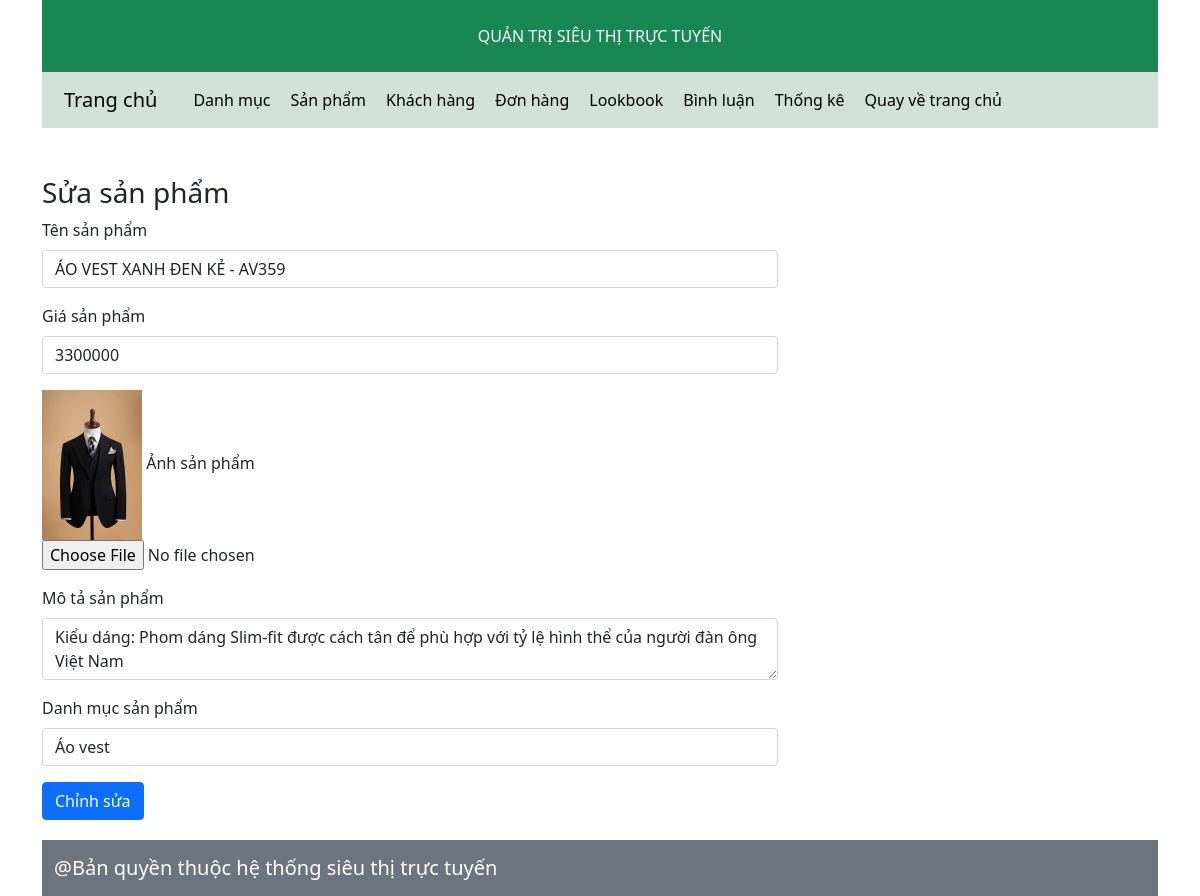
/admin/index.php?act=editpro&id=1, run on the app's committed database.
### tables this page shows
CREATE TABLE `products` (
  `id` int(11) NOT NULL,
  `name` varchar(255) DEFAULT NULL,
  `price` int(15) DEFAULT NULL,
  `image` varchar(255) DEFAULT NULL,
  `view` int(11) NOT NULL DEFAULT 0,
  `description` varchar(255) DEFAULT NULL,
  `id_cat` int(11) DEFAULT NULL
);

CREATE TABLE `categories` (
  `id` int(11) NOT NULL,
  `name` varchar(255) DEFAULT NULL
);

### model/pdo.php (called while the page is built, shortened)
<?php
function pdo_get_connection()
{
    $servername = "localhost";
    $username = "root";
    $password = "";
    try {
        $conn = new PDO("mysql:host=$servername;dbname=duan1", $username, $password);
        $conn->setAttribute(PDO::ATTR_ERRMODE, PDO::ERRMODE_EXCEPTION);
        return $conn;
    } catch (PDOException $e) {
        echo "Connection failed: " . $e->getMessage();
    }
}
function pdo_query($sql)
{
    $sql_args = array_slice(func_get_args(), 1);
    try {
        $conn = pdo_get_connection();
        $stmt = $conn->prepare($sql);
        $stmt->execute($sql_args);
        $rows = $stmt->fetchAll();
        return $rows;
    } catch (PDOException $e) {
        throw $e;
    } finally {
        unset($conn);
    }
}
function pdo_query_one($sql)
{
    $sql_args = array_slice(func_get_args(), 1);
    try {
        $conn = pdo_get_connection();
        $stmt = $conn->prepare($sql);
        $stmt->execute($sql_args);
        $row = $stmt->fetch(PDO::FETCH_ASSOC);
        return $row;
    } catch (PDOException $e) {
        throw $e;
    } finally {
        unset($conn);
    }
}

### model/products.php (called while the page is built, shortened)
<?php
function getone_products($idpro)
{
    $sql = "select * from products where id = $idpro";
    $result = pdo_query_one($sql);
    return $result;
}

### model/categories.php (called while the page is built, shortened)
<?php
function list_cate(){
    $sql="SELECT *from categories";
    $result=pdo_query($sql);
    return $result;
}
?>

### admin/products/edit-product.php (the view, shortened to what this page needs)
<div class="col-md-8">
    <h3>Sửa sản phẩm</h3>
    <form method="post" action="?act=editpro" enctype="multipart/form-data">
        <div class="mb-3">
            <label for="name" class="form-label">Tên sản phẩm</label>
            <input type="text" class="form-control" id="name" placeholder="Nhập tên sản phẩm" name="name"
                value="<?php echo $product['name']; ?>" />
        </div>
        <div class="mb-3">
            <label for="price" class="form-label">Giá sản phẩm</label>
            <input type="number" class="form-control" id="price" placeholder="Nhập giá sản phẩm" name="price"
                value="<?php echo $product['price']; ?>" />
        </div>
        <div class="mb-3">
            <?php if($product['image'] != null && $product['image'] != ""): ?>
            <img width="100" src="<?php echo "../img/" . $product['image']; ?>" alt="">
            <?php endif; ?>
            <label for="image" class="form-label">Ảnh sản phẩm</label><br>
            <input type="file" id="image" name="image" />
        </div>
        <div class="mb-3">
            <label for="mota" class="form-label">Mô tả sản phẩm</label>
            <textarea name="description" id="mota" class="form-control"
                placeholder="Nhập mô tả sản phẩm"><?php echo $product['description']; ?></textarea>
        </div>
        <div class="mb-3">
            <label for="danhmuc" class="form-label">Danh mục sản phẩm</label><br>
            <select name="id_cat" id="danhmuc" class="form-control">
                <?php foreach($list_cate as $value): ?>
                <option value="<?php echo $value['id']?>" <?php if($product['id_cat'] == $value['id']): ?> selected
                    <?php endif; ?>>
                    <?php echo $value['name']?>
                </option>
                <?php endforeach; ?>
            </select>
        </div>
        <button type="submit" class="btn btn-primary" name="btnsubmit">Chỉnh sửa</button>
    </form>
</div>

### data on the page
products: name "ÁO VEST XANH ĐEN KẺ - AV359", price "3300000", image (picture), description "Kiểu dáng: Phom dáng Slim-fit được cách tân để phù hợp với tỷ lệ hình thể của người đàn ông Việt Nam", id_cat "Áo vest"
